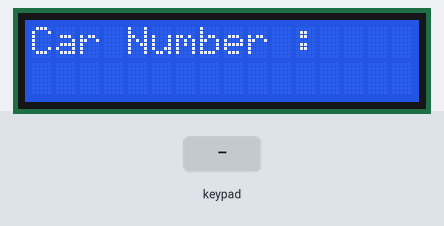
This sketch was run on a simulated Arduino Uno, built with avr-gcc and run on an emulated ATmega328P. On the bench: 16×2 character LCD. The test bench sets the inputs (shaded band). No radio packets arrive unless stated.

Above: at 3.1 s.
3.2 s: keypad keys 0 0 0 0 1 # pressed 0.4 s apart
At 5.9 s:
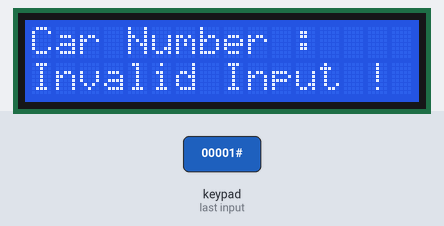
7.7 s: keypad keys 1 3 9 7 2 # pressed 0.4 s apart
At 10.5 s:
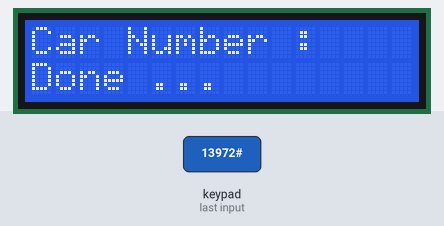
12.2 s: key '2' pressed
At 13.4 s:
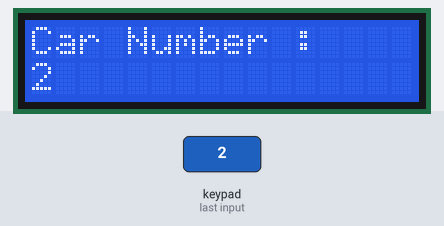
13.7 s: key '1' pressed
At 14.7 s:
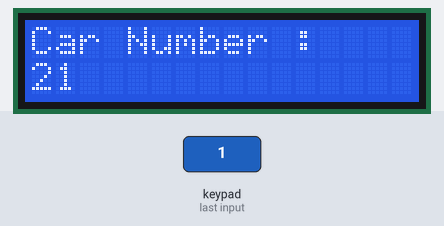
Timing chart, 0 to 16.2 s (numbered marks = the images above; inputs shaded):
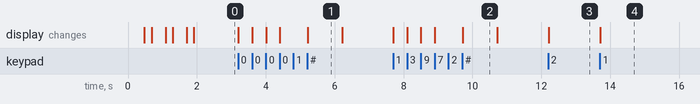

The sketch:

sender.ino
```cpp
#include "output.h"
#include "input.h"
#include "radio.h"

/* Inpput buffer length */
#define BUFFLEN   4

/* Message for send to receiver */
#define MSG       "on"

/* Buffer for save input (+1 for null) */
char buff[BUFFLEN + 1];
unsigned char ptr = 0; // Pointer for LCD cursor

/**
   Show message on start up
*/
void welcome(void)
{
  for (unsigned char i = 0; i < 3; i++)
  {
    println1(" Carting Remote ");
    println2("Design : S. & P.");
    delay(400);
    clear();
    delay(200);
  }
}

/**
   Reset the buffer
*/
void clear_buffer(void)
{
  for (unsigned char i = 0; i < BUFFLEN; i++)
    buff[i] = NULL;
  ptr = 0;
}

/**
   Show a message for one second
*/
void state(char *msg)
{
  clear_buffer();
  println2(msg);
  delay(1000);
  clearln2();
}

/**
   Check input and send data. Will be called when '#' is clicked
*/
void action(int address)
{
  if (!address) // Check if address is valid
  {
    state("Invalid Input !");
  }
  else
  {
    sendto(address, MSG);
    state("Done ...");
  }
}

/**
   Initialize
*/
void setup(void)
{
  output_init();
  radio_init();
  welcome();
  println1("Car Number :    ");
}

/**
   Main loop
*/
void loop(void)
{
  input_scan();
}

/**
   Will be called when a key is clicked
*/
void on_keypad(char key)
{
  switch (key)
  {
    case '*':
      clear_buffer();
      break;
    case '#':
      // Parse char array to intiger number
      action(atoi(buff));
      break;
    default:
      /* Save data in buffer */
      if (ptr < BUFFLEN)
        buff[ptr++] = key;
  }
  println2(buff);
}
```

input.h
```cpp
#ifndef INPUT_H_
#define INPUT_H_

#include <Keypad.h>

/* Keypad pins */
#define ROW0      6
#define ROW1      5
#define ROW2      4
#define ROW3      3
#define COL0      2
#define COL1      1
#define COL2      0

const byte KPD_ROWS = 4; // Keypad rows number
const byte KPD_COLS = 3; // Keypad column numbers

/* Keypad map */
char keys[KPD_ROWS][KPD_COLS] = {
  { '1', '2', '3' },
  { '4', '5', '6' },
  { '7', '8', '9' },
  { '*', '0', '#' }
};

/* Keypad rows array */
byte rowPins[KPD_ROWS] = { ROW0, ROW1, ROW2, ROW3 };
/* Keypad columns array */
byte colPins[KPD_COLS] = { COL0, COL1, COL2 };

/* Keypad declaration */
Keypad kpd = Keypad(makeKeymap(keys), rowPins, colPins, KPD_ROWS, KPD_COLS);

/**
   This function will be called once a button is clicked
*/
void on_keypad(char key);

/**
   Scan the keypad. Put this function on main loop
*/
void input_scan(void)
{
  char key = kpd.getKey();
  if (key)
    on_keypad(key);
}

#endif /* INPUT_H_ */
```

output.h
```cpp
#ifndef OUTPUT_H_
#define OUTPUT_H_

#include <LiquidCrystal.h>

/* LCD pins */
#define RS        A0
#define E         A1
#define D4        A2
#define D5        A3
#define D6        A4
#define D7        A5

#define LCD_ROWS  16  // LCD rows number
#define LCD_COLS  2   // LCD columns number

/* LCD declaration */
LiquidCrystal lcd(RS, E, D4, D5, D6, D7);

/**
   LCD initialize
*/
void output_init(void)
{
  lcd.begin(LCD_COLS, LCD_ROWS);
}

/*
   Clear all data on LCD
*/
void clear(void)
{
  lcd.clear();
}

/**
   Move LCD cursor
*/
void gotoxy(unsigned char x, unsigned char y)
{
  lcd.setCursor(x, y);
}

/**
   Print on LCD
*/
void print(char *msg)
{
  lcd.print(msg);
}

/**
   Print text on given position
*/
void printxy(unsigned char x, unsigned char y, char *msg)
{
  gotoxy(x, y);
  print(msg);
}

/**
   Print a char on given position
*/
void putcharxy(unsigned char x, unsigned char y, char c)
{
  printxy(x, y, &c);
}

/**
   Clear first line of LCD
*/
void clearln1(void)
{
  printxy(0, 0, "                ");
}

/**
   Clear second line of LCD
*/
void clearln2(void)
{
  printxy(0, 1, "                ");
}

/**
   Print text on first line
*/
void println1(char *msg)
{
  clearln1();
  printxy(0, 0, msg);
}

/**
   Print text on second line
*/
void println2(char *msg)
{
  clearln2();
  printxy(0, 1, msg);
}

#endif /* OUTPUT_H_ */
```

radio.h
```cpp
#ifndef RADIO_H_
#define RADIO_H_

#include <SPI.h>
#include <RF24.h>

/* nRF pins */
#define CE        8
#define CSN       9

/* Maximum data length */
#define LENGTH    32

/* Pipe address */
const byte rx_addr[6] = "00001";
RF24 nrf(CE, CSN);

/**
   Config nRF module
*/
void radio_init(void)
{
  nrf.begin();
  nrf.setPALevel(RF24_PA_MAX);
  nrf.setDataRate(RF24_250KBPS);
  nrf.setCRCLength(RF24_CRC_8);
  nrf.setRetries(15, 15);
  nrf.openWritingPipe(rx_addr);
  nrf.stopListening();
}

/**
   Send data
*/
void send(const char *data)
{
  nrf.write(data, strlen(data) + 1);
}

/**
   Seperate address and message with '#' then send them
*/
void sendto(int address, char *msg)
{
  char str[LENGTH + 1];
  sprintf(str, "%d#%s", address, msg);
  send(str);
}

#endif /* RADIO_H_ */
```

Measured:
- after the input at 3.2 s, the display: first changes at once (image 1 shows a later state)
- after the input at 7.7 s, the display: first changes at once (image 2 shows a later state)
- after the input at 12.2 s, the display: changes at once (image 3)
- after the input at 13.7 s, the display: changes at once (image 4)
- what the display in image 1 shows lasts 1.0 s, from 5.2 s to 6.2 s
